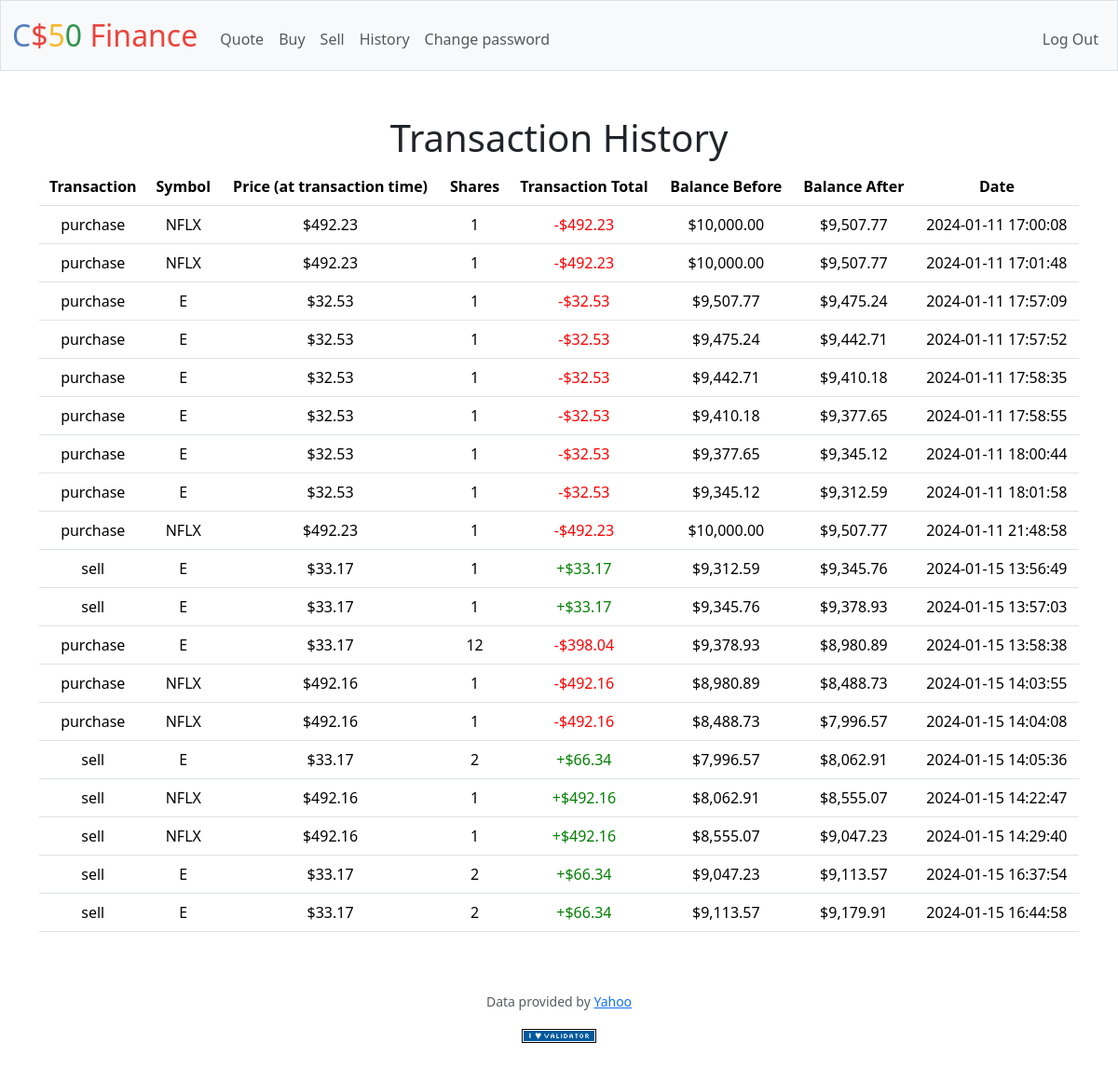
Screenshot of /history (signed in) with the database file from the repository.
### tables this page shows
CREATE TABLE transactions (
id INTEGER PRIMARY KEY AUTOINCREMENT NOT NULL,
user_id INTEGER NOT NULL,
transaction_type TEXT NOT NULL,
stock_symbol TEXT NOT NULL,
stock_price NUMERIC NOT NULL,
shares INTEGER NOT NULL ,
total NUMERIC NOT NULL,
balance_before NUMERIC NOT NULL,
balance_after NUMERIC NOT NULL,
timestamp_column TIMESTAMP DEFAULT CURRENT_TIMESTAMP,
FOREIGN KEY(user_id) REFERENCES users(id)
);

### app.py (the view)
@app.route("/history")
@login_required
def history():
    rows = db.execute("SELECT * FROM transactions WHERE user_id=? ORDER BY timestamp_column", session["user_id"])
    return render_template("history.html", rows=rows)

### app.py (called while the page is built)
@app.after_request
def after_request(response):
    response.headers["Cache-Control"] = "no-cache, no-store, must-revalidate"
    response.headers["Expires"] = 0
    response.headers["Pragma"] = "no-cache"
    return response

### helpers.py (called while the page is built)
def login_required(f):
    @wraps(f)
    def decorated_function(*args, **kwargs):
        if session.get("user_id") is None:
            return redirect("/login")
        return f(*args, **kwargs)
    return decorated_function

def usd(value):
    return f"${value:,.2f}"

### templates/history.html (shortened to what this page needs)
{% extends "layout.html" %}
{% block main %}
<h1> Transaction History</h1>
<table class="table table-hover"">
  <thead>
    <tr>
      <th scope="col">Transaction</th>
      <th scope="col">Symbol</th>
      <th scope="col">Price (at transaction time)</th>
      <th scope="col">Shares</th>
      <th scope="col">Transaction Total</th>
      <th scope="col">Balance Before</th>
      <th scope="col">Balance After</th>
      <th scope="col">Date</th>
    </tr>
  </thead>
  <tbody>
        {% for row in rows %}
        <tr>
            <td >{{ row.transaction_type }}</td>
            <td>{{ row.stock_symbol }}</td>
            <td>{{ row.stock_price | usd}}</td>
            <td>{{ row.shares }}</td>
            {% if row.transaction_type == "purchase" %}
                <td style="color: red;">-{{ row.total | usd}}</td>
            {% elif row.transaction_type == "sell" %}
                <td style="color: green;">+{{ row.total | usd}}</td>
            {% endif %}
            <td>{{ row.balance_before | usd}}</td>
            <td>{{ row.balance_after | usd}}</td>
            <td>{{ row.timestamp_column }}</td>
        </tr>
        {% endfor %}
    </tbody>
</table>
{% endblock %}

### templates/layout.html (shortened to what this page needs)
<!DOCTYPE html>
<html lang="en">
    <head>
        <link href="https://cdn.jsdelivr.net/npm/bootstrap@5.3.2/dist/css/bootstrap.min.css" rel="stylesheet">
        <link href="/static/styles.css" rel="stylesheet">
    </head>
    <body>
        <nav class="bg-light border navbar navbar-expand-md navbar-light">
            <div class="container-fluid">
                <a class="navbar-brand" href="/"><span class="blue">C</span><span class="red">$</span><span class="yellow">5</span><span class="green">0</span> <span class="red">Finance</span></a>
                <div class="collapse navbar-collapse" id="navbar">
                    {% if session["user_id"] %}
                        <ul class="navbar-nav me-auto mt-2">
                            <li class="nav-item"><a class="nav-link" href="/quote">Quote</a></li>
                            <li class="nav-item"><a class="nav-link" href="/buy">Buy</a></li>
                            <li class="nav-item"><a class="nav-link" href="/sell">Sell</a></li>
                            <li class="nav-item"><a class="nav-link" href="/history">History</a></li>
                            <li class="nav-item"><a class="nav-link" href="/password_change">Change password</a></li>
                        </ul>
                        <ul class="navbar-nav ms-auto mt-2">
                            <li class="nav-item"><a class="nav-link" href="/logout">Log Out</a></li>
                        </ul>
                    {% else %}
                        <ul class="navbar-nav ms-auto mt-2">
                            <li class="nav-item"><a class="nav-link" href="/register">Register</a></li>
                            <li class="nav-item"><a class="nav-link" href="/login">Log In</a></li>
                        </ul>
                    {% endif %}
                </div>
            </div>
        </nav>
        <main class="container py-5 text-center">
            {% block main %}{% endblock %}
        </main>
        <footer class="mb-5">
            <p class="mb-3 small text-center text-muted">
                Data provided by <a href="https://finance.yahoo.com/">Yahoo</a>
            </p>
            <form action="https://validator.w3.org/check" class="text-center" enctype="multipart/form-data" method="post" target="_blank">
                <input alt="Validate" src="/static/I_heart_validator.png" type="image">
            </form>
        </footer>
    </body>
</html>

### static/styles.css (style rules this page uses)
nav .navbar-brand { font-size: xx-large; }
nav .navbar-brand .blue { color: #537fbe; }
nav .navbar-brand .red { color: #ea433b; }
nav .navbar-brand .yellow { color: #f5b82e; }
nav .navbar-brand .green { color: #2e944b; }

### rows the page displays
transactions: transaction_type "purchase", stock_symbol "NFLX", stock_price "$492.23", shares "1", total "$492.23", balance_before "$10,000.00", balance_after "$9,507.77", timestamp_column "2024-01-11 17:00:08"
transactions: transaction_type "purchase", stock_symbol "NFLX", stock_price "$492.23", shares "1", total "$492.23", balance_before "$10,000.00", balance_after "$9,507.77", timestamp_column "2024-01-11 17:01:48"
transactions: transaction_type "purchase", stock_symbol "E", stock_price "$32.53", shares "1", total "$32.53", balance_before "$9,507.77", balance_after "$9,475.24", timestamp_column "2024-01-11 17:57:09"
transactions: transaction_type "purchase", stock_symbol "E", stock_price "$32.53", shares "1", total "$32.53", balance_before "$9,475.24", balance_after "$9,442.71", timestamp_column "2024-01-11 17:57:52"
transactions: transaction_type "purchase", stock_symbol "E", stock_price "$32.53", shares "1", total "$32.53", balance_before "$9,442.71", balance_after "$9,410.18", timestamp_column "2024-01-11 17:58:35"
transactions: transaction_type "purchase", stock_symbol "E", stock_price "$32.53", shares "1", total "$32.53", balance_before "$9,410.18", balance_after "$9,377.65", timestamp_column "2024-01-11 17:58:55"
transactions: transaction_type "purchase", stock_symbol "E", stock_price "$32.53", shares "1", total "$32.53", balance_before "$9,377.65", balance_after "$9,345.12", timestamp_column "2024-01-11 18:00:44"
transactions: transaction_type "purchase", stock_symbol "E", stock_price "$32.53", shares "1", total "$32.53", balance_before "$9,345.12", balance_after "$9,312.59", timestamp_column "2024-01-11 18:01:58"
transactions: transaction_type "purchase", stock_symbol "NFLX", stock_price "$492.23", shares "1", total "$492.23", balance_before "$10,000.00", balance_after "$9,507.77", timestamp_column "2024-01-11 21:48:58"
transactions: transaction_type "sell", stock_symbol "E", stock_price "$33.17", shares "1", total "$33.17", balance_before "$9,312.59", balance_after "$9,345.76", timestamp_column "2024-01-15 13:56:49"
transactions: transaction_type "sell", stock_symbol "E", stock_price "$33.17", shares "1", total "$33.17", balance_before "$9,345.76", balance_after "$9,378.93", timestamp_column "2024-01-15 13:57:03"
transactions: transaction_type "purchase", stock_symbol "E", stock_price "$33.17", shares "12", total "$398.04", balance_before "$9,378.93", balance_after "$8,980.89", timestamp_column "2024-01-15 13:58:38"
transactions: transaction_type "purchase", stock_symbol "NFLX", stock_price "$492.16", shares "1", total "$492.16", balance_before "$8,980.89", balance_after "$8,488.73", timestamp_column "2024-01-15 14:03:55"
transactions: transaction_type "purchase", stock_symbol "NFLX", stock_price "$492.16", shares "1", total "$492.16", balance_before "$8,488.73", balance_after "$7,996.57", timestamp_column "2024-01-15 14:04:08"
transactions: transaction_type "sell", stock_symbol "E", stock_price "$33.17", shares "2", total "$66.34", balance_before "$7,996.57", balance_after "$8,062.91", timestamp_column "2024-01-15 14:05:36"
transactions: transaction_type "sell", stock_symbol "NFLX", stock_price "$492.16", shares "1", total "$492.16", balance_before "$8,062.91", balance_after "$8,555.07", timestamp_column "2024-01-15 14:22:47"
transactions: transaction_type "sell", stock_symbol "NFLX", stock_price "$492.16", shares "1", total "$492.16", balance_before "$8,555.07", balance_after "$9,047.23", timestamp_column "2024-01-15 14:29:40"
transactions: transaction_type "sell", stock_symbol "E", stock_price "$33.17", shares "2", total "$66.34", balance_before "$9,047.23", balance_after "$9,113.57", timestamp_column "2024-01-15 16:37:54"
transactions: transaction_type "sell", stock_symbol "E", stock_price "$33.17", shares "2", total "$66.34", balance_before "$9,113.57", balance_after "$9,179.91", timestamp_column "2024-01-15 16:44:58"
